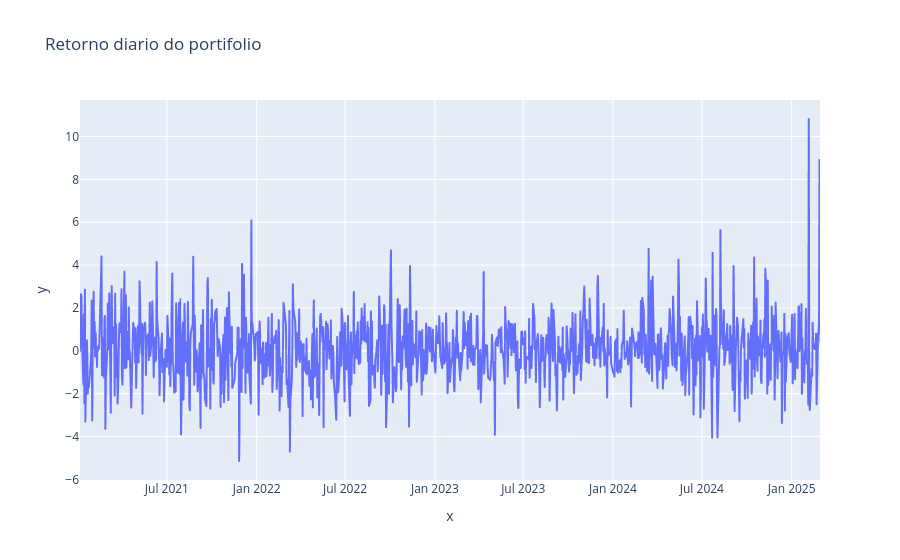

Here is the notebook cell this chart was saved with:
### Code cell
figura = px.line(x=datas, y=df['Taxa_Retorno'], title='Retorno diario do portifolio')
figura.show()

### Figure 1 — Plotly figure (JSON) as saved in the notebook; plotly's stock layout.template omitted (floating-point values rounded to 4 significant figures; data arrays with more than 128 entries replaced by an {"elided": "..."} marker saying what was removed)
{"data": [{"hovertemplate": "x=%{x}<br>y=%{y}<extra></extra>", "legendgroup": "", "line": {"color": "#636efa", "dash": "solid"}, "marker": {"symbol": "circle"}, "mode": "lines", "name": "", "showlegend": false, "type": "scattergl", "x": {"elided": "1037 str values"}, "xaxis": "x", "y": {"elided": "1037 float values"}, "yaxis": "y"}], "layout": {"legend": {"tracegroupgap": 0}, "title": {"text": "Retorno diario do portifolio"}, "xaxis": {"anchor": "y", "domain": [0, 1], "title": {"text": "x"}}, "yaxis": {"anchor": "x", "domain": [0, 1], "title": {"text": "y"}}}}
